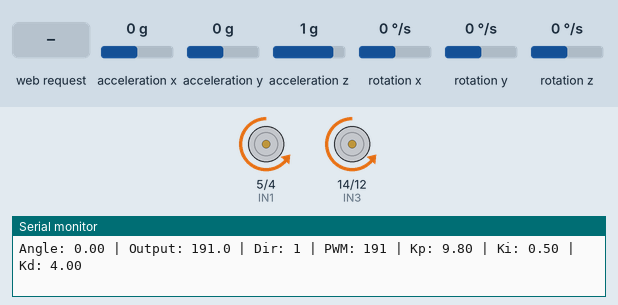
Recording of a sketch running on a simulated ESP8266 (NodeMCU). On the bench: motor-driver pin pairs drawn as motors (green arrow = first pin HIGH = forward, orange = second pin HIGH = backward, longer = more drive, scaled by the enable pin), the last lines printed to the serial monitor. Inputs (shaded band) come from the test bench; at power-on: acceleration x 0 g, rotation y 0 °/s, acceleration y 0 g, acceleration z 1 g, rotation x 0 °/s, rotation z 0 °/s. WiFi joins after 1.5 s; servers stay silent unless stated.

Above: at 2.2 s.
2.3 s: acceleration x set to 0.2 g
At 2.7 s:
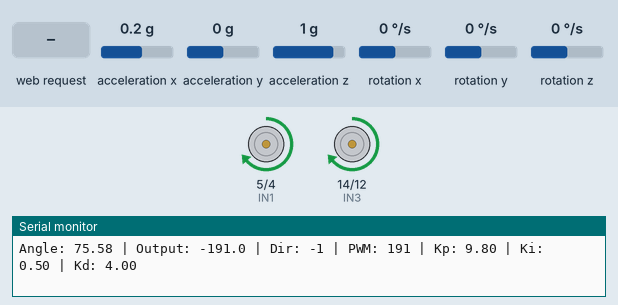
5.3 s: HTTP request GET /set?Kp=0 received
At 6.4 s:
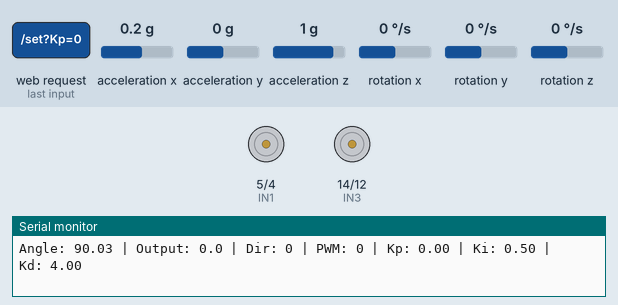
6.8 s: rotation y set to 192 °/s
At 7.86 s:
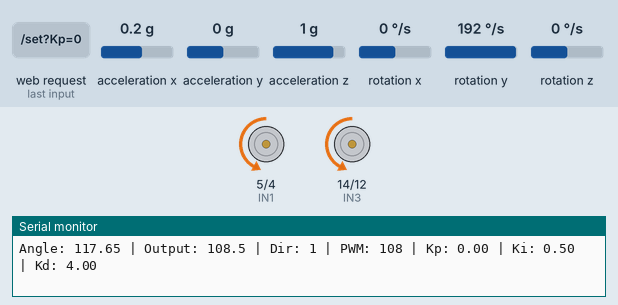
9.8 s: acceleration y set to -1.4 g
12.8 s: acceleration x set to 0.8 g
15.8 s: HTTP request GET /set?Kp=120 received
Timing chart, 0 to 18.3 s (numbered marks = the images above; inputs shaded):
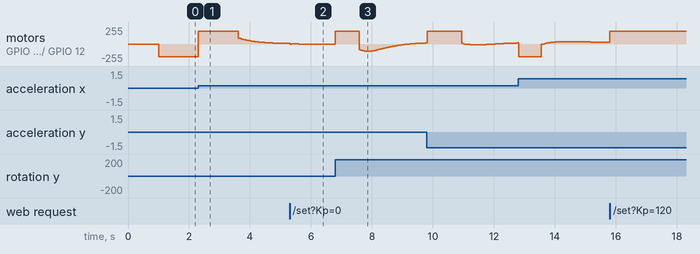

Measured:
- the behaviour switches between 0 and 0.1 g on acceleration x (found by bisection; images 0 and 1)

The sketch:

code.ino
```cpp
#include <ESP8266WiFi.h>
#include <ESP8266WebServer.h>
#include <Wire.h>
#include <MPU6050.h>

// ---------------- MOTOR PINS ----------------
#define IN1 5   // D1
#define IN2 4   // D2
#define IN3 14  // D5
#define IN4 12  // D6
#define ENA 13  // D7
#define ENB 15  // D8

// ---------------- PID VARIABLES ----------------
float Kp = 9.8, Ki = 0.5, Kd = 4.0;
float setpoint = 90.0;
float prev_error = 0;
float integral = 0;

// ---------------- KALMAN VARIABLES ----------------
float Q_angle = 0.001, Q_bias = 0.003, R_measure = 0.03;
float angle = 0.0, bias = 0.0;
float P[2][2] = {{0, 0}, {0, 0}};

// ---------------- MPU6050 ----------------
MPU6050 mpu;
unsigned long lastTime = 0;

// ---------------- WiFi + Web ----------------
const char* ssid = "NO-INTERNET";
const char* password = "mypasswordismummy";
ESP8266WebServer server(80);

// ---------------- HTML Page ----------------
const char* htmlPage = R"rawliteral(
<!DOCTYPE html>
<html>
<head>
  <title>PID Tuner</title>
  <style>
    body { font-family: Arial; margin: 20px; text-align: center; }
    input { width: 80%%; }
    .slider-box { margin-bottom: 20px; }
  </style>
</head>
<body>
  <h2>Real-Time PID Controller</h2>
  <div class="slider-box">
    <label>Kp: <span id="KpVal">9.8</span></label><br>
    <input type="range" min="0" max="50" step="0.1" value="9.8" id="Kp" oninput="updateVal('Kp')">
  </div>
  <div class="slider-box">
    <label>Ki: <span id="KiVal">0.5</span></label><br>
    <input type="range" min="0" max="10" step="0.1" value="0.5" id="Ki" oninput="updateVal('Ki')">
  </div>
  <div class="slider-box">
    <label>Kd: <span id="KdVal">4.0</span></label><br>
    <input type="range" min="0" max="20" step="0.1" value="4.0" id="Kd" oninput="updateVal('Kd')">
  </div>

  <script>
    function updateVal(param) {
      let val = document.getElementById(param).value;
      document.getElementById(param + "Val").innerText = val;
      fetch("/set?" + param + "=" + val);
    }
  </script>
</body>
</html>
)rawliteral";

void setup() {
  Serial.begin(115200);
  Wire.begin(0, 2);  // D3 = GPIO0 (SDA), D4 = GPIO2 (SCL)
  mpu.initialize();

  if (!mpu.testConnection()) {
    Serial.println("MPU6050 connection failed!");
    while (1);
  }

  pinMode(IN1, OUTPUT); pinMode(IN2, OUTPUT); pinMode(ENA, OUTPUT);
  pinMode(IN3, OUTPUT); pinMode(IN4, OUTPUT); pinMode(ENB, OUTPUT);
  stopMotors();

  // WiFi Setup
  WiFi.softAP(ssid, password);
  Serial.println("WiFi started. Connect to: " + String(ssid));

  // Web Server Routes
  server.on("/", []() {
    server.send(200, "text/html", htmlPage);
  });

  server.on("/set", []() {
    if (server.hasArg("Kp")) Kp = server.arg("Kp").toFloat();
    if (server.hasArg("Ki")) Ki = server.arg("Ki").toFloat();
    if (server.hasArg("Kd")) Kd = server.arg("Kd").toFloat();
    server.send(200, "text/plain", "OK");
  });

  server.begin();
  delay(1000);
  Serial.println("System ready. PID sliders available on web.");
}

void loop() {
  server.handleClient();

  unsigned long now = millis();
  float dt = (now - lastTime) / 1000.0;
  if (dt <= 0 || dt > 0.1) { lastTime = now; return; }

  int16_t ax, ay, az, gx, gy, gz;
  mpu.getMotion6(&ax, &ay, &az, &gx, &gy, &gz);

  float accAngle = atan2(ax, ay) * 180.0 / PI;
  float gyroRate = gy / 131.0;

  angle = getKalmanAngle(accAngle, gyroRate, dt);

  float output = computePID(setpoint, angle, dt);
  output = constrain(output, -191, 191);

  int pwm = abs((int)output);
  int dir = (output > 0) ? 1 : (output < 0 ? -1 : 0);

  move(dir, pwm);

  Serial.print("Angle: "); Serial.print(angle, 2);
  Serial.print(" | Output: "); Serial.print(output, 1);
  Serial.print(" | Dir: "); Serial.print(dir);
  Serial.print(" | PWM: "); Serial.print(pwm);
  Serial.print(" | Kp: "); Serial.print(Kp);
  Serial.print(" | Ki: "); Serial.print(Ki);
  Serial.print(" | Kd: "); Serial.println(Kd);

  lastTime = now;
}

// ---------------- Kalman Filter ----------------
float getKalmanAngle(float newAngle, float newRate, float dt) {
  float rate = newRate - bias;
  angle += dt * rate;

  P[0][0] += dt * (dt * P[1][1] - P[0][1] - P[1][0] + Q_angle);
  P[0][1] -= dt * P[1][1];
  P[1][0] -= dt * P[1][1];
  P[1][1] += Q_bias * dt;

  float S = P[0][0] + R_measure;
  float K[2];
  K[0] = P[0][0] / S;
  K[1] = P[1][0] / S;

  float y = newAngle - angle;
  angle += K[0] * y;
  bias  += K[1] * y;

  float P00_temp = P[0][0], P01_temp = P[0][1];
  P[0][0] -= K[0] * P00_temp;
  P[0][1] -= K[0] * P01_temp;
  P[1][0] -= K[1] * P00_temp;
  P[1][1] -= K[1] * P01_temp;

  return angle;
}

// ---------------- PID ----------------
float computePID(float setpoint, float currentAngle, float dt) {
  float error = setpoint - currentAngle;

  if (abs(error) < 0.5) {
    error = 0;
    integral = 0;
  }

  integral += error * dt;
  integral = constrain(integral, -50, 50);

  float derivative = (error - prev_error) / dt;
  float output = Kp * error + Ki * integral + Kd * derivative;

  prev_error = error;
  return output;
}

// ---------------- Motor Control ----------------
void move(int dir, int pwm) {
  pwm = constrain(pwm, 0, 191);

  if (dir == -1) {
    digitalWrite(IN1, HIGH); digitalWrite(IN2, LOW);
    digitalWrite(IN3, HIGH); digitalWrite(IN4, LOW);
  } else if (dir == 1) {
    digitalWrite(IN1, LOW); digitalWrite(IN2, HIGH);
    digitalWrite(IN3, LOW); digitalWrite(IN4, HIGH);
  } else {
    digitalWrite(IN1, LOW); digitalWrite(IN2, LOW);
    digitalWrite(IN3, LOW); digitalWrite(IN4, LOW);
  }

  analogWrite(ENA, pwm);
  analogWrite(ENB, pwm);
}

void stopMotors() {
  digitalWrite(IN1, LOW); digitalWrite(IN2, LOW);
  digitalWrite(IN3, LOW); digitalWrite(IN4, LOW);
  analogWrite(ENA, 0);
  analogWrite(ENB, 0);
}
```
